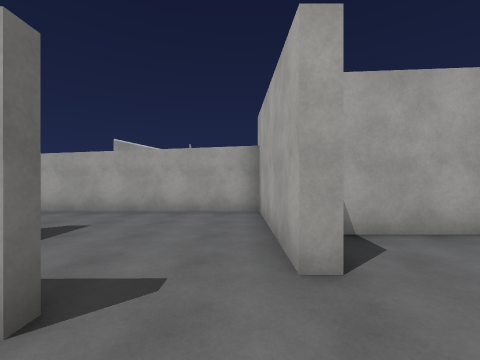
View 1 (above)

23 first-person views from a walk through a scene from a Unity 3-D project. The camera is 1.5 m above the floor, looks level and sees 90° across. The floor is counted in squares, 2 m on a side. Each view is taken from the middle of a square. On the plan, view 1 faces up. The plan holds only what a view shows up to about 9 squares ahead; the rest is blank. The place goes on beyond the plan. The player character is not drawn. Some animated figures are left out. Surface patterns are stand-ins for the level's own textures.

View 2
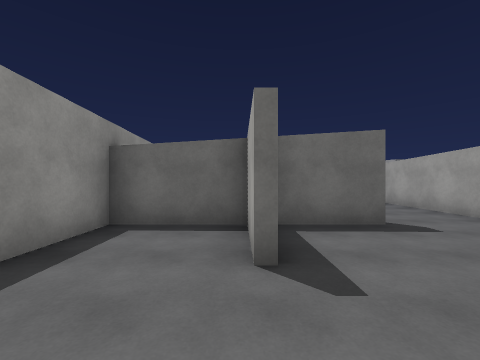

View 3
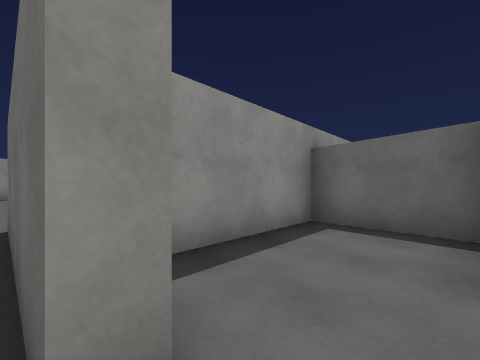

View 4
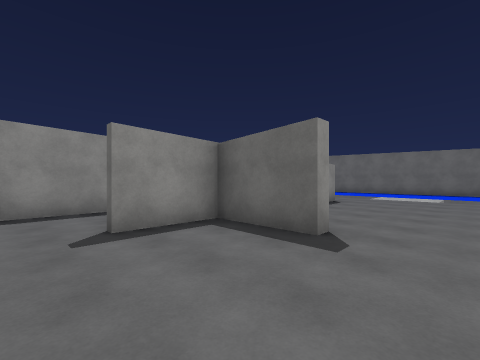

View 5
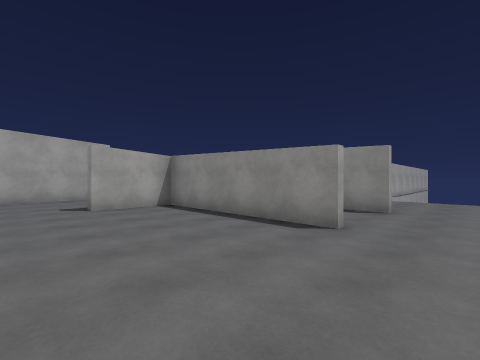

View 6
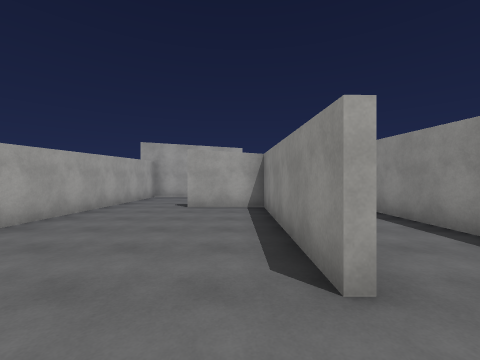

View 7
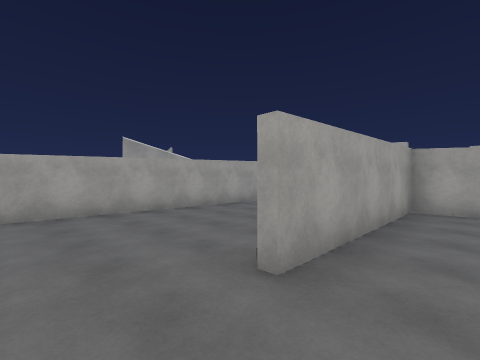

View 8
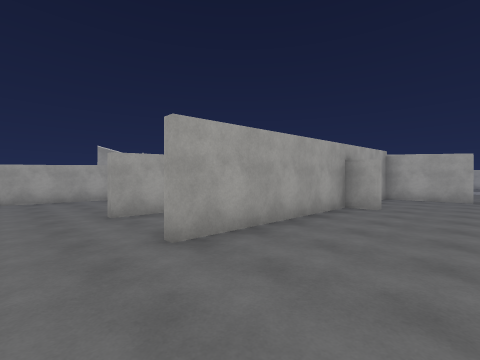

View 9
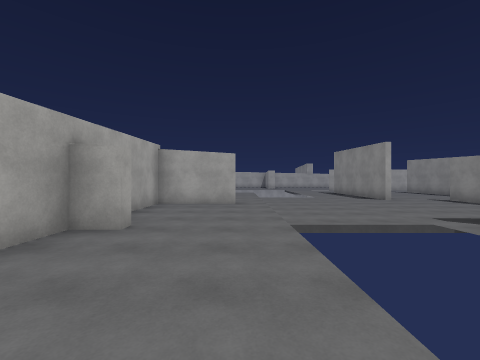

View 10
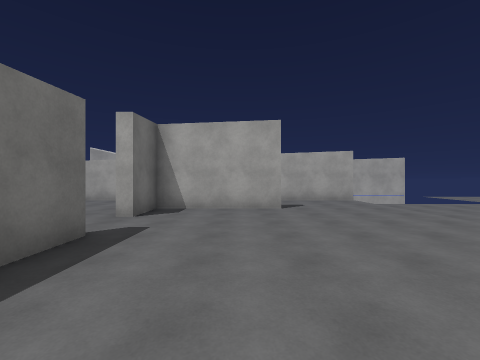

View 11
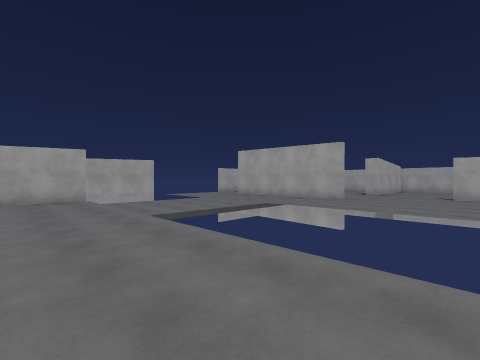

View 12
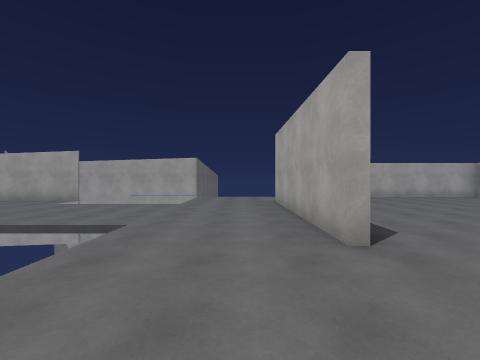

View 13
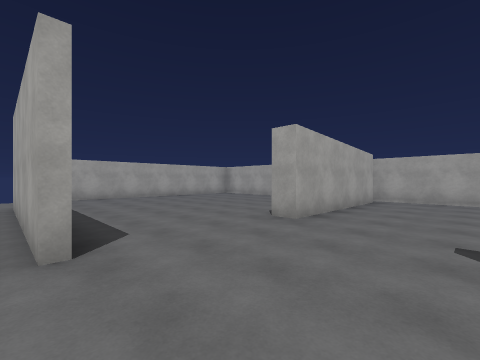

View 14
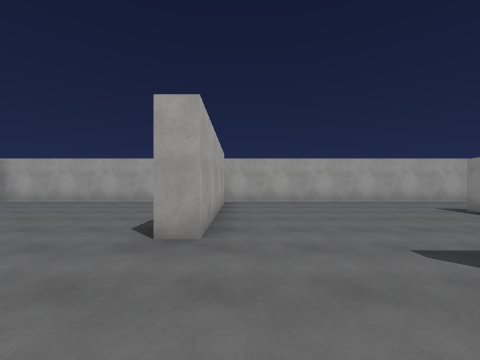

View 15
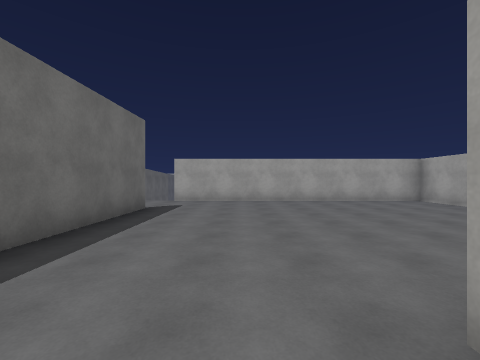

View 16
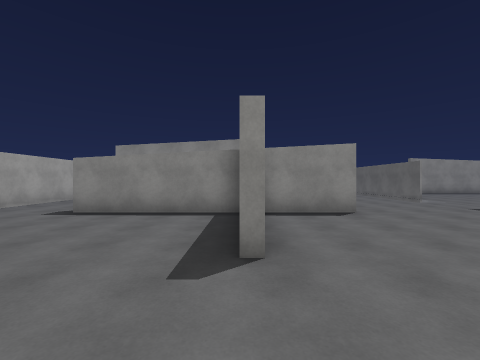

View 17
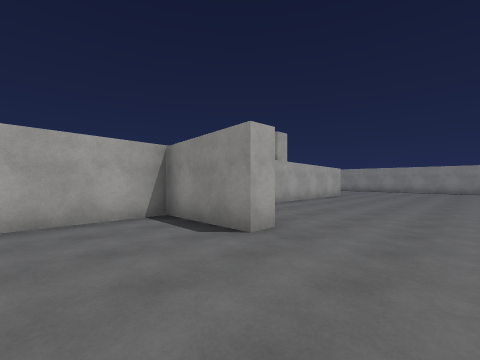

View 18
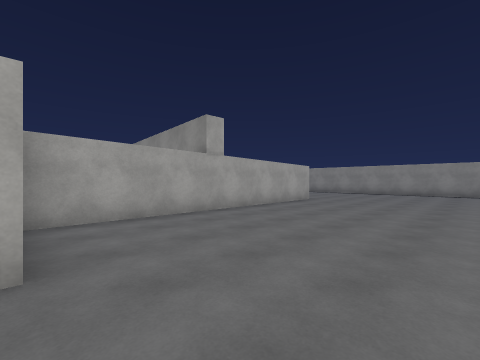

View 19
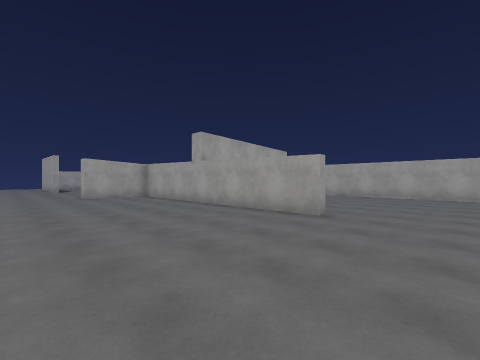

View 20
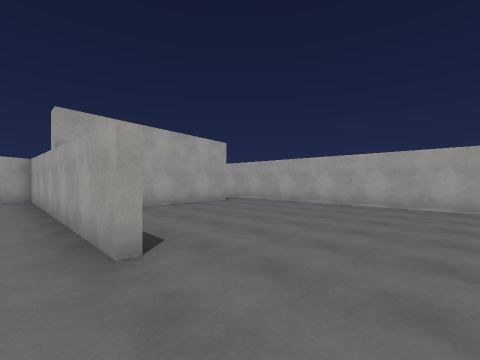

View 21
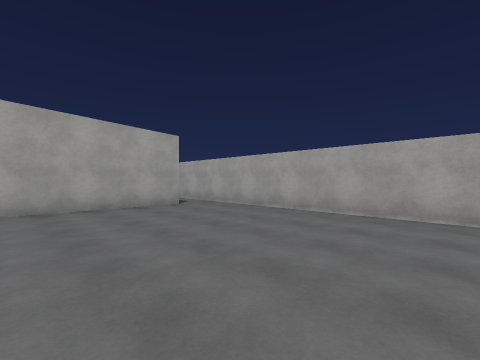

View 22
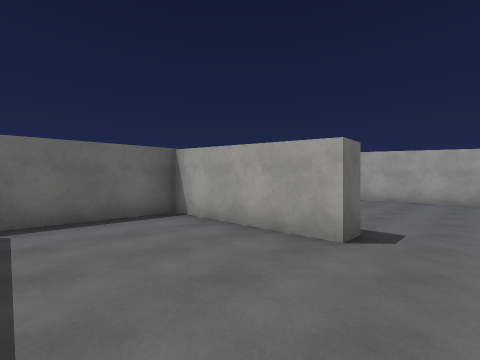

View 23
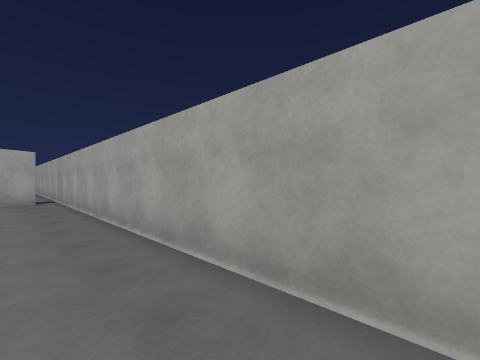

### Floor plan
Ten units are one square. View 1 is at (0, 0); x grows to the right and y downward. Boxes are objects, and circles mark ways between rooms. Rooms are numbered by the first view taken in them; rooms with no view inside come last. Other rooms are left out.
<svg viewBox="-106 -80 345 265">
<path fill="none" stroke="#000" d="M-10 -11 -26 -11M6 -19 6 -57 -34 -57M-34 -34 -30 -34 -30 12 0 12M-31 -13 -10 -13M41 -33 9 -33 9 -19 6 -19M71 -57 43 -57M5 -2 9 -2 9 36M142 4 142 -54M-85 -13 -34 -13 -34 -34M-34 -57 -101 -57M-86 12 -44 12M-34 0 -34 -11 -85 -11M6 39 6 14 -13 14M-34 23 -34 14 -86 14M6 117 17 117M170 65 209 65 209 71 170 71 170 100M142 71 142 65 168 65 168 33M220 113 180 113M229 5 180 5 180 -1M168 156 168 71 160 71M145 -55 145 -15M234 180 234 -75 146 -75"/>
<circle cx="10" cy="-10" r="3" fill="#2a7"/>
<circle cx="-30" cy="-45" r="3" fill="#2a7"/>
<circle cx="25" cy="40" r="3" fill="#2a7"/>
<circle cx="125" cy="-5" r="3" fill="#2a7"/>
<circle cx="-95" cy="-10" r="3" fill="#2a7"/>
<circle cx="-95" cy="10" r="3" fill="#2a7"/>
<text x="-10" y="-30">1</text>
<text x="70" y="-10">2</text>
<text x="-70" y="-40">3</text>
<text x="-80" y="0">4</text>
<text x="-20" y="50">5</text>
<text x="180" y="60">6</text>
</svg>
Room 1 opens to room 2. Room 1 opens to room 3. Room 2 opens to room 5. Room 2 opens to room 6. Room 3 opens to room 4. Room 4 opens to room 5.

Where each view was taken, in squares from view 1:
view 1: 0 up, 0 right, facing up
view 2: 1 up, 1 right, facing left
view 3: 1 up, 1 right, facing down-left
view 4: 5 up, 0 right, facing down-left
view 5: 5 up, 10 left, facing down-right
view 6: 2 up, 10 left, facing right
view 7: 0 up, 10 left, facing up-right
view 8: 4 down, 10 left, facing up-right
view 9: 4 down, 7 left, facing right
view 10: 3 down, 3 right, facing up
view 11: 4 down, 5 right, facing up-right
view 12: 3 down, 13 right, facing up
view 13: 3 down, 14 right, facing up-right
view 14: 1 down, 15 right, facing right
view 15: 1 down, 17 right, facing up
view 16: 1 down, 17 right, facing down
view 17: 4 down, 12 right, facing down-right
view 18: 7 down, 12 right, facing down-right
view 19: 18 down, 12 right, facing up-right
view 20: 18 down, 16 right, facing up-right
view 21: 18 down, 18 right, facing up-right
view 22: 10 down, 22 right, facing up-left
view 23: 10 down, 22 right, facing up-right
